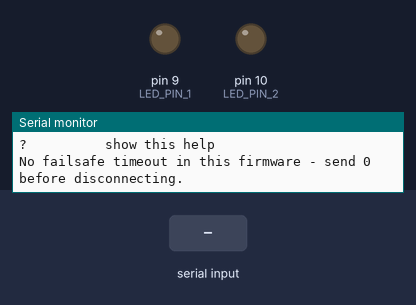
A sketch run on a simulated Arduino Uno, built with avr-gcc and run on an emulated ATmega328P. Shown: output pins drawn as LEDs (lit = HIGH), the last lines printed to the serial monitor. Inputs (shaded band) come from the test bench.

Above: at 1.4 s.
1.5 s: "5\n" received over Serial
At 2.1 s:
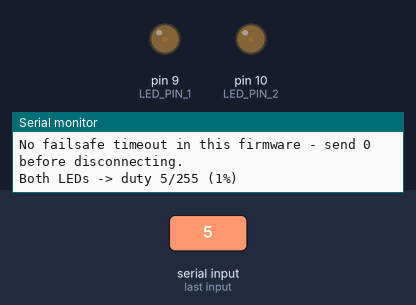
3.0 s: "1:90\n" received over Serial
At 3.3 s:
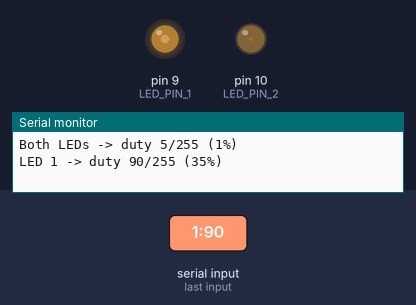
4.5 s: "90\n" received over Serial
At 5.6 s:
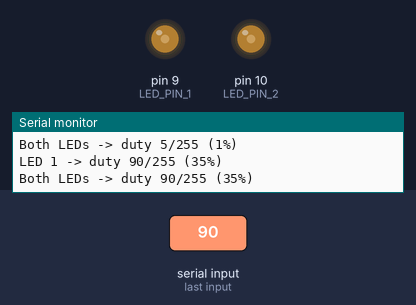
6.0 s: "200\n" received over Serial
At 6.8 s:
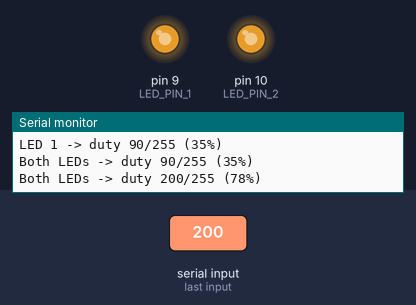
7.5 s: "2:90\n" received over Serial
At 7.9 s:
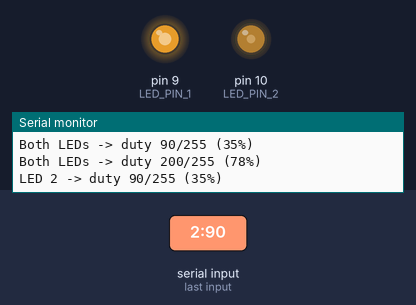
Timing chart, 0 to 10.0 s (numbered marks = the images above; inputs shaded):
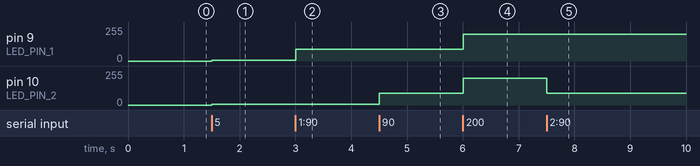

The sketch:

led_bench_test.ino
```cpp
/*
 * Sim Race Engineer — Airflow Simulation LED bring-up firmware
 *
 * Same manual bench-test protocol as fan_manual_test.ino, but with output
 * text worded for driving an LED on each channel instead of a fan. Use
 * this to validate the MOSFET switching stage (gate resistor, pull-down,
 * MOSFET, flyback diode) with a cheap, instantly-visible load before
 * risking the actual fans — an LED lights up (or doesn't) immediately,
 * with no moving parts or current draw to worry about.
 *
 * Circuit: identical to the fan wiring, except each fan is replaced by
 * an LED with a series current-limiting resistor (the fan's own coil
 * resistance limited current; a bare LED has none). Wire the resistor
 * between the +12V rail and the LED anode (long leg), and the LED
 * cathode (short leg / flat side) to the same node the fan's negative
 * wire used — the MOSFET drain. The flyback diode isn't doing useful
 * work with an LED load (no inductive kickback to suppress) but is
 * harmless to leave in place. See docs/hardware/microcontroller.md for
 * the full wiring table and resistor value guidance.
 *
 * Commands (ASCII lines terminated by '\n', with or without '\r'):
 *   <0-255>       set BOTH LEDs to this PWM duty cycle (brightness)
 *   1:<0-255>     set LED 1 (pin D9) only
 *   2:<0-255>     set LED 2 (pin D10) only
 *   0             turn off both LEDs
 *   ?             print command help
 *
 * Like fan_manual_test.ino, there is NO failsafe timeout here — a duty
 * cycle you set stays applied until you change it.
 */

const uint8_t LED_PIN_1 = 9;   // PWM-capable digital pin, LED channel 1
const uint8_t LED_PIN_2 = 10;  // PWM-capable digital pin, LED channel 2

const unsigned long BAUD_RATE = 9600;

String lineBuffer;

void setup() {
  Serial.begin(BAUD_RATE);
  pinMode(LED_PIN_1, OUTPUT);
  pinMode(LED_PIN_2, OUTPUT);

  // Pins 9/10 both run off Timer1 — drop its prescaler from the default 64
  // (~490Hz) to 1 (~31.4kHz). Doesn't matter for the LEDs themselves, but
  // keeps this test circuit's timer config identical to fan_airflow.ino
  // since it's validating the same MOSFET switching stage.
  TCCR1B = (TCCR1B & 0b11111000) | 0x01;

  // Boot with LEDs off.
  setLedDuty(LED_PIN_1, 0);
  setLedDuty(LED_PIN_2, 0);
  lineBuffer.reserve(32);

  printHelp();
}

void loop() {
  while (Serial.available() > 0) {
    char c = (char)Serial.read();
    if (c == '\n') {
      handleLine(lineBuffer);
      lineBuffer = "";
    } else if (c != '\r') {
      lineBuffer += c;
    }
  }
}

void handleLine(const String& rawLine) {
  String line = rawLine;
  line.trim();
  if (line.length() == 0) {
    return;
  }

  if (line == "?" || line.equalsIgnoreCase("help")) {
    printHelp();
    return;
  }

  if (line.startsWith("1:")) {
    applyChannel(LED_PIN_1, "LED 1", line.substring(2));
    return;
  }

  if (line.startsWith("2:")) {
    applyChannel(LED_PIN_2, "LED 2", line.substring(2));
    return;
  }

  // Bare number -> both LEDs (mirrors the reference firmware's FAN: command).
  if (isValidDuty(line)) {
    uint8_t duty = (uint8_t)constrain(line.toInt(), 0, 255);
    setLedDuty(LED_PIN_1, duty);
    setLedDuty(LED_PIN_2, duty);
    printApplied("Both LEDs", duty);
    return;
  }

  Serial.println(F("Unrecognized command. Type ? for help."));
}

void applyChannel(uint8_t pin, const char* label, const String& valueStr) {
  if (!isValidDuty(valueStr)) {
    Serial.println(F("Unrecognized command. Type ? for help."));
    return;
  }
  uint8_t duty = (uint8_t)constrain(valueStr.toInt(), 0, 255);
  setLedDuty(pin, duty);
  printApplied(label, duty);
}

bool isValidDuty(const String& s) {
  if (s.length() == 0) {
    return false;
  }
  for (unsigned int i = 0; i < s.length(); i++) {
    if (!isDigit(s[i])) {
      return false;
    }
  }
  return true;
}

void setLedDuty(uint8_t pin, uint8_t duty) {
  analogWrite(pin, duty);
}

void printApplied(const char* label, uint8_t duty) {
  Serial.print(label);
  Serial.print(F(" -> duty "));
  Serial.print(duty);
  Serial.print(F("/255 ("));
  Serial.print((duty * 100UL) / 255);
  Serial.println(F("%)"));
}

void printHelp() {
  Serial.println(F("--- Sim Race Engineer: LED bring-up test ---"));
  Serial.println(F("<0-255>    set BOTH LEDs"));
  Serial.println(F("1:<0-255>  set LED 1 (D9) only"));
  Serial.println(F("2:<0-255>  set LED 2 (D10) only"));
  Serial.println(F("0          turn off both LEDs"));
  Serial.println(F("?          show this help"));
  Serial.println(F("No failsafe timeout in this firmware - send 0 before disconnecting."));
}
```

Measured:
- after the input at 1.5 s, pin 9 (LED_PIN_1), pin 10 (LED_PIN_2): 0/255 → 5/255 at once
- after the input at 3.0 s, pin 9 (LED_PIN_1): 5/255 → 90/255 at once
- after the input at 4.5 s, pin 10 (LED_PIN_2): 5/255 → 90/255 at once
- after the input at 6.0 s, pin 9 (LED_PIN_1), pin 10 (LED_PIN_2): 90/255 → 200/255 at once
- after the input at 7.5 s, pin 10 (LED_PIN_2): 200/255 → 90/255 at once
